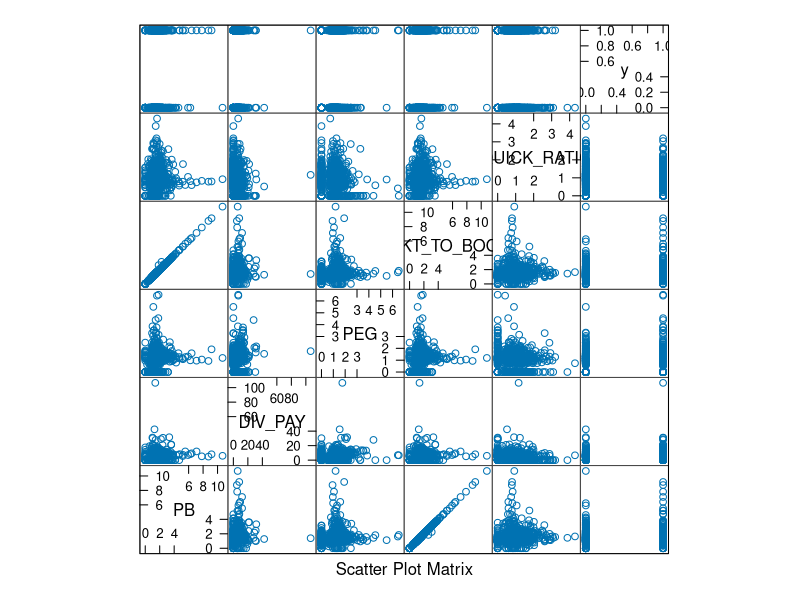

The R script that drew this image: (Note: this script raises an error after producing the figure.)
library(ggplot2); library(caret);library(rpart);library(reshape2)
setwd("C:/Users/gilyja12/Documents/Senior Thesis/Option_Thesis")
Data <- read.csv("CFM.csv", header = TRUE, sep = ",")
Data[is.na(Data)]<-0
samp1 <- Data[,1]
rownames(Data)<- samp1
Data[,1]<-NULL
intrain <- createDataPartition(y=Data$SI_INT, p=.75, list=FALSE)
#Add Preprocessing Average by dividing mean by standard deveiaion
NO_PROCESS_DATA = Data
for( i in 1:10)
{
  #Data[,i] <- (Data[,i]- min(Data[,i]))/(max(Data[,i]) - min(Data[,i]))
  #Sqrt Transform our data
  Data[,i] = sqrt(Data[,i])
  #Data[,i] = log10(Data[,i])
  
}
Data[is.na(Data)]<-0
training <- Data[intrain,]
testing <- Data[-intrain,]
summary(training)
featurePlot(x=training[,c("PB","DIV_PAY", "PEG", "MKT_TO_BOOK", "QUICK_RATIO")], y=training$M3_LOW_VOL, plot="pairs")
set.seed(1834)
holder_1 <- glm(SI_INT~ PEG + PB + DIV_PAY + PE + Free_CASH +QUICK_RATIO +ALT_SCORE + MKT_TO_BOOK + DEBT_TO_EBITBA + M3_LOW_VOL+M6_LOW_VOL + Y1_LOW_VOL, data = training)
holder_2 <- lm(SI_INT~ PEG + PB + DIV_PAY + PE + Free_CASH +QUICK_RATIO +ALT_SCORE + MKT_TO_BOOK + DEBT_TO_EBITBA + M3_LOW_VOL+M6_LOW_VOL+ Y1_LOW_VOL,data = training)
holder_3 <- glm(M3_LOW_VOL~ + SI_INT + PB + DIV_PAY + PE + Free_CASH +QUICK_RATIO +ALT_SCORE + MKT_TO_BOOK + DEBT_TO_EBITBA + PEG+M6_LOW_VOL+ Y1_LOW_VOL, family= binomial, data = training)
holder_4 <- glm(M3_LOW_VOL~ + SI_INT + PE +QUICK_RATIO +ALT_SCORE + MKT_TO_BOOK + DEBT_TO_EBITBA + PEG+M6_LOW_VOL+ Y1_LOW_VOL, family= binomial, data = training)
holder_5 <- glm(M3_LOW_VOL~ PE +QUICK_RATIO +ALT_SCORE + PEG+M6_LOW_VOL + Y1_LOW_VOL, family= binomial, data = training)
holder_6 <- rpart(M3_LOW_VOL~ SI_INT + PB + DIV_PAY + PE + Free_CASH +QUICK_RATIO +ALT_SCORE + MKT_TO_BOOK + DEBT_TO_EBITBA + PEG +M6_LOW_VOL +Y1_LOW_VOL, method="class", data = training)
# Add correlation plot
library('corrplot')
summary(holder_1)
summary(holder_2)
summary(holder_3)
summary(holder_4)
summary(holder_5)
summary(holder_6)
predictions_1 <- predict(holder_6, newdata=testing,type="class")
confusionMatrix(predictions_1,testing$M3_LOW_VOL)
predictions_1 = as.numeric(predictions_1)
DATA_COR <-cor(Data)
corrplot(DATA_COR,method="circle")
plot_data_sqrt <- melt(Data[1:5])
plot_data <-melt(NO_PROCESS_DATA[1:5])
ggplot(plot_data_sqrt,aes(x=value, fill=variable)) + geom_density(alpha=0.25)
ggplot(plot_data,aes(x=value, fill=variable, trim=TRUE)) + geom_density(alpha=0.25)
library(pROC)
plot.roc(testing$M3_LOW_VOL,predictions_1)

